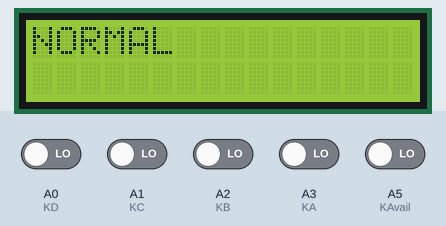
This sketch was run on a simulated Arduino Uno, built with avr-gcc and run on an emulated ATmega328P. On the bench: 16×2 character LCD. The inputs (shaded band) are chosen by the test bench; at power-on: A0 (KD), A1 (KC), A2 (KB), A3 (KA), A5 (KAvail) LOW. What the sketch prints to the serial monitor is not drawn.

Above: at 1.2 s.
1.3 s: A5 (KAvail) driven HIGH
At 2.6 s:
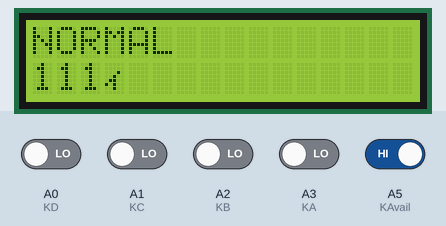
3.0 s: A0 (KD) driven HIGH
At 3.9 s:
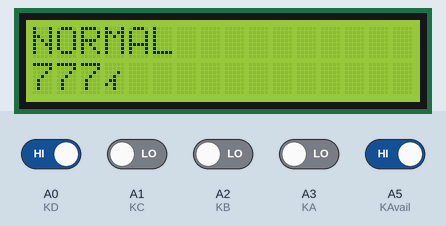
4.6 s: A1 (KC) driven HIGH
At 6.0 s:
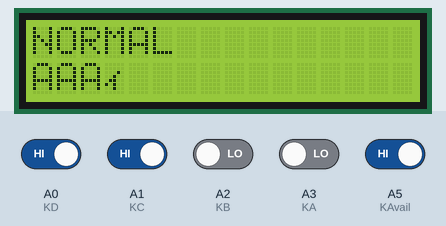
6.3 s: A2 (KB) driven HIGH
At 7.3 s:
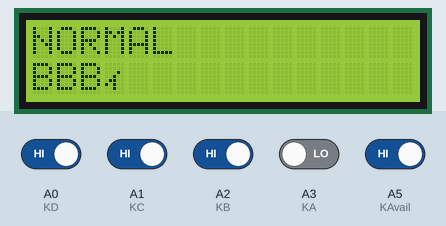
8.0 s: A3 (KA) driven HIGH
At 9.4 s:
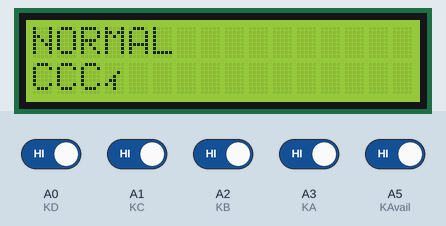
9.7 s: A1 (KC) driven LOW
At 10.8 s:
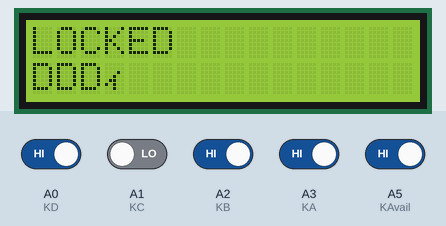
Timing chart, 0 to 12.4 s (numbered marks = the images above; inputs shaded):
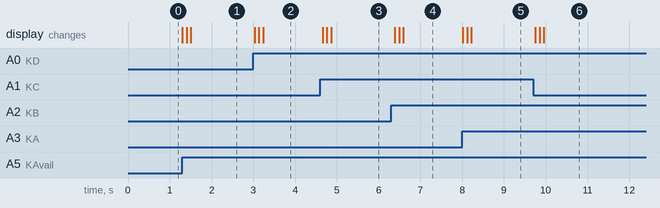

Measured:
- after the input at 1.3 s, the display: first changes at once (image 1 shows a later state)
- after the input at 3.0 s, the display: first changes at once (image 2 shows a later state)
- after the input at 4.6 s, the display: first changes after 0.06 s (image 3 shows a later state)
- after the input at 6.3 s, the display: first changes after 0.09 s (image 4 shows a later state)
- after the input at 8.0 s, the display: first changes at once (image 5 shows a later state)
- after the input at 9.7 s, the display: first changes after 0.05 s (image 6 shows a later state)

The sketch:

Keyboard_Draft1_Final.ino
```cpp
#include <LiquidCrystal.h>
#define NO_OF_CHAR_1 3
#define KA A3
#define KB A2
#define KC A1
#define KD A0
#define KAvail A5


const int rs = 6, en = 7, d4 = 5, d5 = 4, d6 = 13, d7 = 12;
LiquidCrystal lcd(rs,en,d4,d5,d6,d7);

char slidingChar[NO_OF_CHAR_1];
char keyboardChar[] = {'1','2','3','F',
                       '4','5','6','E',
                       '7','8','9','D',
                       'A','0','B','C'};


void setup() {
  // initializing the list
  for (int i = 0; i < NO_OF_CHAR_1; i++)  slidingChar[i] = ' ';  // initialize by clearning memory


  Serial.begin(9600);
  pinMode(KA, INPUT);
  pinMode(KB, INPUT);
  pinMode(KC, INPUT);
  pinMode(KD, INPUT);
  pinMode(KAvail, INPUT);

  // initializing the lcd
  lcd.begin(16,2);
}

void loop() {
  lcd.setCursor(0,0);
  lcd.print("NORMAL");
  if (digitalRead(KAvail)){
    Serial.println("yea");
    readingInput();
    lcd.setCursor(0,1);
    lcd.print(slidingChar);
    delay(100);
  }
  if (slidingChar[NO_OF_CHAR_1 -1] == 'D' && slidingChar[NO_OF_CHAR_1 -2] == 'D'){
    while(1){
      lcd.setCursor(0,0);
      lcd.print("LOCKED");
      if (digitalRead(KAvail)) readingInput();
      lcd.setCursor(0,1);
      lcd.print(slidingChar);
      Serial.println("LOCKED");
      delay(100);   // for trackpad sensitivity. Suggested (100-300)

      if (slidingChar[NO_OF_CHAR_1 -1] == 'E' && slidingChar[NO_OF_CHAR_1 -2] == 'E'){
        while(1){
          if (digitalRead(KAvail)) readingInput();
          lcd.setCursor(0,1);
          lcd.print("PIN: ");
          lcd.setCursor(5,1);
          lcd.print(slidingChar);
          delay(100); // for trackpad sensitivity. Suggested (100-300)
          Serial.println("PIN");

          if (slidingChar[0] == '1' && slidingChar[1] == '2' && slidingChar[2] == '3'){
            break; //break from PIN
          }
          else if (slidingChar[NO_OF_CHAR_1 -1] == 'F' && slidingChar[NO_OF_CHAR_1 -2] == 'F'){
            lcd.clear();
            for (int i = 0; i < NO_OF_CHAR_1; i++)slidingChar[i] = ' ';
            break;
          }
          else if (slidingChar[0] != ' ') {
            delay(500); //Slow down so you can view your number for short while before deleting it
            for (int i = 0; i < NO_OF_CHAR_1; i++)slidingChar[i] = ' '; // clear memory
          }
        } //end of while(1)
        if (slidingChar[0] == '1' && slidingChar[1] == '2' && slidingChar[2] == '3'){//dobule break from LOCKED
           for (int i = 0; i < NO_OF_CHAR_1; i++)slidingChar[i] = ' '; //clear memory
           lcd.clear();
           break;
        }
      }
    }
  }
}

void readingInput(){
  int ka = 0, kb = 0, kc = 0, kd = 0, k=0;
  ka = digitalRead(KA);
  kb = digitalRead(KB);
  kc = digitalRead(KC);
  kd = digitalRead(KD);

  k = ka*1 + kb*2 + kc*4 + kd*8;
  slidingChar[0] = slidingChar[1];
  slidingChar[1] = slidingChar[2];
  slidingChar[2] = keyboardChar[k];
}
```
